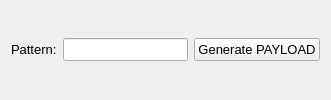
          <widget class="QWidget" name="tab_18">
           <attribute name="title">
            <string>Payload Creator</string>
           </attribute>
           <layout class="QGridLayout">
            <item row="0" column="0">
             <layout class="QHBoxLayout">
              <item>
               <widget class="QLabel" name="label_35">
                <property name="font">
                 <font>
                  <pointsize>10</pointsize>
                 </font>
                </property>
                <property name="text">
                 <string>Pattern:</string>
                </property>
               </widget>
              </item>
              <item>
               <widget class="QLineEdit" name="patternEdit">
                <property name="font">
                 <font>
                  <pointsize>10</pointsize>
                 </font>
                </property>
                <property name="toolTip">
                 <string>&lt;html&gt;&lt;head&gt;&lt;meta name=&quot;qrichtext&quot; content=&quot;1&quot; /&gt;&lt;style type=&quot;text/css&quot;&gt;
p, li { white-space: pre-wrap; }
&lt;/style&gt;&lt;/head&gt;&lt;body style=&quot; font-family:'Lucida Grande'; font-size:13pt; font-weight:400; font-style:normal; text-decoration:none;&quot;&gt;
&lt;p style=&quot; margin-top:0px; margin-bottom:0px; margin-left:0px; margin-right:0px; -qt-block-indent:0; text-indent:0px;&quot;&gt;You can specify a pattern for the output dictionary.&lt;/p&gt;
&lt;p style=&quot; margin-top:0px; margin-bottom:0px; margin-left:0px; margin-right:0px; -qt-block-indent:0; text-indent:0px;&quot;&gt;eg: DAY=[@payload1@]&amp;amp;month=[@payload2@]&amp;amp;year=[@paylopad3@]&lt;/p&gt;
&lt;p style=&quot;-qt-paragraph-type:empty; margin-top:0px; margin-bottom:0px; margin-left:0px; margin-right:0px; -qt-block-indent:0; text-indent:0px;&quot;&gt;&lt;/p&gt;
&lt;p style=&quot; margin-top:0px; margin-bottom:0px; margin-left:0px; margin-right:0px; -qt-block-indent:0; text-indent:0px;&quot;&gt;That will do a permutation of the threee previously generated payloads.&lt;/p&gt;
&lt;p style=&quot; margin-top:0px; margin-bottom:0px; margin-left:0px; margin-right:0px; -qt-block-indent:0; text-indent:0px;&quot;&gt;And the output dictionary will be one like this:&lt;/p&gt;
&lt;p style=&quot; margin-top:0px; margin-bottom:0px; margin-left:0px; margin-right:0px; -qt-block-indent:0; text-indent:0px;&quot;&gt;DAY=01&amp;amp;month=01&amp;amp;year=1979 &lt;/p&gt;
&lt;p style=&quot; margin-top:0px; margin-bottom:0px; margin-left:0px; margin-right:0px; -qt-block-indent:0; text-indent:0px;&quot;&gt;DAY=02&amp;amp;month=01&amp;amp;year=1979 &lt;/p&gt;
&lt;p style=&quot; margin-top:0px; margin-bottom:0px; margin-left:0px; margin-right:0px; -qt-block-indent:0; text-indent:0px;&quot;&gt;...&lt;/p&gt;
&lt;p style=&quot; margin-top:0px; margin-bottom:0px; margin-left:0px; margin-right:0px; -qt-block-indent:0; text-indent:0px;&quot;&gt;DAY=31&amp;amp;month=12&amp;amp;year=2008 &lt;/p&gt;
&lt;p style=&quot;-qt-paragraph-type:empty; margin-top:0px; margin-bottom:0px; margin-left:0px; margin-right:0px; -qt-block-indent:0; text-indent:0px;&quot;&gt;&lt;/p&gt;&lt;/body&gt;&lt;/html&gt;</string>
                </property>
                <property name="maxLength">
                 <number>32760</number>
                </property>
                <property name="dragEnabled">
                 <bool>true</bool>
                </property>
               </widget>
              </item>
              <item>
               <widget class="QPushButton" name="generateButton">
                <property name="font">
                 <font>
                  <pointsize>10</pointsize>
                 </font>
                </property>
                <property name="text">
                 <string>Generate PAYLOAD</string>
                </property>
                <property name="icon">
                 <iconset>
                  <normaloff>images/bug_go.png</normaloff>images/bug_go.png</iconset>
                </property>
               </widget>
              </item>
             </layout>
            </item>
           </layout>
          </widget>
